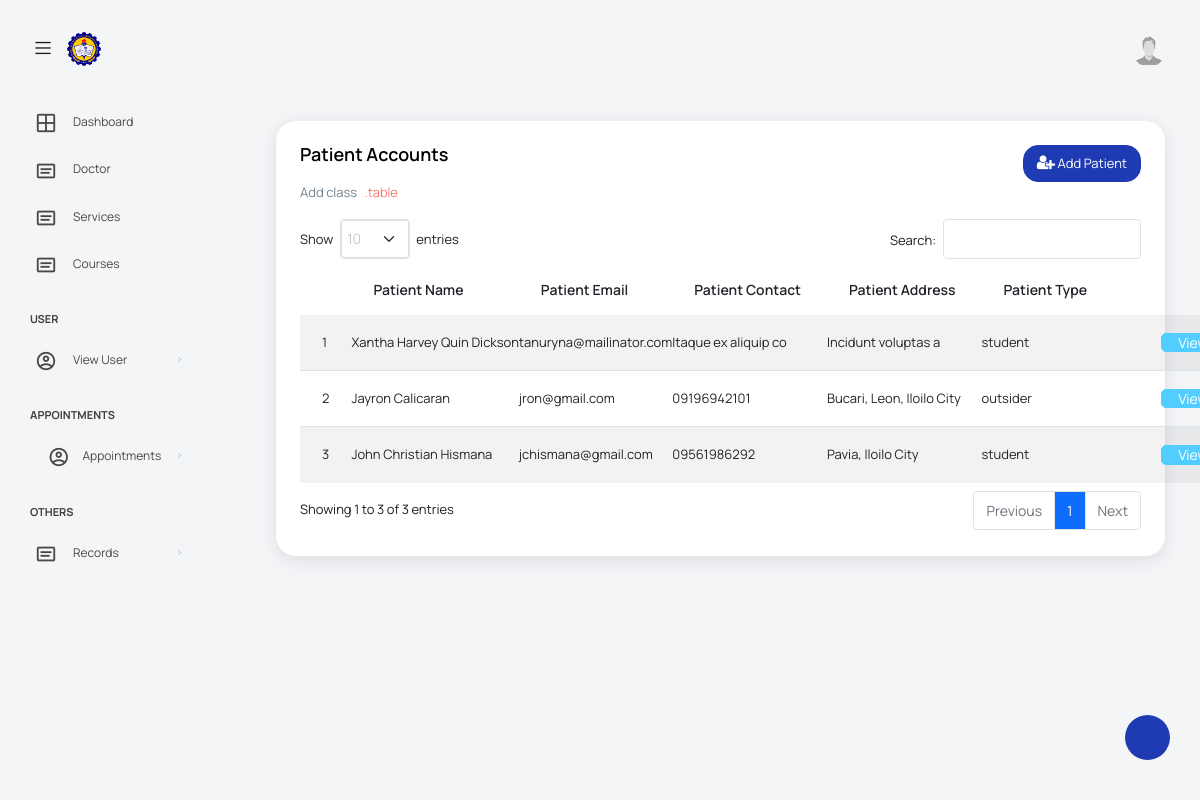
The page /views/ManagePatient.php on the database its author committed.
### tables this page shows
CREATE TABLE `patient` (
  `Patient_ID` int(13) NOT NULL,
  `Assistant_ID` int(13) DEFAULT NULL,
  `patientFname` varchar(30) DEFAULT NULL,
  `patientLname` varchar(30) DEFAULT NULL,
  `patientPassword` varchar(255) DEFAULT NULL,
  `patientContact` varchar(30) DEFAULT NULL,
  `patientEmail` varchar(60) DEFAULT NULL,
  `patientRole` varchar(10) DEFAULT NULL,
  `patientAddress` varchar(255) DEFAULT NULL,
  `patientBirthdate` date NOT NULL,
  `patientIDpicture` varchar(255) DEFAULT NULL,
  `patientProfilepicture` varchar(255) DEFAULT NULL,
  `patientStatus` int(2) DEFAULT NULL
);

### config/database.php (called while the page is built, shortened)
<?php
$host = "localhost";
$username = "root";
$password = "";
$database = "clinic";
$conn = mysqli_connect($host, $username, $password, $database);
function findAll($table, $orderBy = null)
{
    global $conn;
    $orderByClause = ($orderBy !== null) ? "ORDER BY " . key($orderBy) . " " . current($orderBy) : "";
    $stmt = $conn->prepare("SELECT * FROM $table $orderByClause");
    $stmt->execute();
    $result = $stmt->get_result();
    return $result->fetch_all(MYSQLI_ASSOC);
}

### views/ManagePatient.php (the view, shortened to what this page needs)
<?php require_once('assistantHeader.php'); ?>
<div class="col-lg-12 grid-margin stretch-card">
    <div class="card">
        <div class="card-body">
            <div class="d-flex justify-content-between">
                <h4 class="card-title">Patient Accounts</h4>
                <a href="RegisterPatient.php" class="btn btn-primary btn-sm"><i class="fa fa-user-plus"></i> Add Patient</a>
            </div>
            <p class="card-description">
                Add class <code>.table</code>
            </p>
            <div class="row mx-auto mt-3">
                <table class="table table-striped mx-auto" id="tables">
                    <thead>
                        <tr>
                            <th class=""></th>
                            <th>Patient Name</th>
                            <th>Patient Email</th>
                            <th>Patient Contact</th>
                            <th>Patient Address</th>
                            <th>Patient Type</th>
                            <th></th>
                            <th></th>
                        </tr>
                    </thead>
                    <tbody>
                        <?php
                        $patient = findAll('patient', ['Patient_ID' => 'DESC']);
                        $no = 1;
                        foreach ($patient as $row) :
                        ?>
                            <tr>
                                <td class=""><?php echo $no;
                                                $no++; ?></td>
                                <td class="px-0"><?= $row['patientFname'] . ' ' . $row['patientLname'] ?></td>
                                <td class="px-0"><?= $row['patientEmail'] ?></td>
                                <td class="px-0"><?= $row['patientContact'] ?></td>
                                <td class="px-0"><?= $row['patientAddress'] ?></td>
                                <td class="px-0"><?= $row['patientRole'] ?></td>
                                <td></td>
                                <?php if ($row['patientIDpicture'] == "Added") { ?>
                                    <td>Added</td>
                                <?php } else { ?>
                                    <td class="px-0"><button class="btn btn-info" data-bs-toggle="modal" data-bs-target="#viewID<?= $row['Patient_ID'] ?>">View ID</button></td>
                                <?php } ?>
                            </tr>
                        <?php endforeach; ?>
                    </tbody>
                </table>
            </div>
        </div>
    </div>
</div>
<?php require_once('footer.php'); ?>

### public/assets/css/datatable.css (style rules this page uses)
table.dataTable thead>tr>th.sorting,table.dataTable thead>tr>th.sorting_asc,table.dataTable thead>tr>th.sorting_desc,table.dataTable thead>tr>th.sorting_asc_disabled,table.dataTable thead>tr>th.sorting_desc_disabled,table.dataTable thead>tr>td.sorting,table.dataTable thead>tr>td.sorting_asc,table.dataTable thead>tr>td.sorting_desc,table.dataTable thead>tr>td.sorting_asc_disabled,table.dataTable thead>tr>td.sorting_desc_disabled { cursor:pointer;position:relative;padding-right:26px }
table.dataTable thead>tr>th.sorting:before,table.dataTable thead>tr>th.sorting:after,table.dataTable thead>tr>th.sorting_asc:before,table.dataTable thead>tr>th.sorting_asc:after,table.dataTable thead>tr>th.sorting_desc:before,table.dataTable thead>tr>th.sorting_desc:after,table.dataTable thead>tr>th.sorting_asc_disabled:before,table.dataTable thead>tr>th.sorting_asc_disabled:after,table.dataTable thead>tr>th.sorting_desc_disabled:before,table.dataTable thead>tr>th.sorting_desc_disabled:after,table.dataTable thead>tr>td.sorting:before,table.dataTable thead>tr>td.sorting:after,table.dataTable thead>tr>td.sorting_asc:before,table.dataTable thead>tr>td.sorting_asc:after,table.dataTable thead>tr>td.sorting_desc:before,table.dataTable thead>tr>td.sorting_desc:after,table.dataTable thead>tr>td.sorting_asc_disabled:before,table.dataTable thead>tr>td.sorting_asc_disabled:after,table.dataTable thead>tr>td.sorting_desc_disabled:before,table.dataTable thead>tr>td.sorting_desc_disabled:after { position:absolute;display:block;opacity:.125;right:10px;line-height:9px;font-size:.9em }
table.dataTable thead>tr>th.sorting:before,table.dataTable thead>tr>th.sorting_asc:before,table.dataTable thead>tr>th.sorting_desc:before,table.dataTable thead>tr>th.sorting_asc_disabled:before,table.dataTable thead>tr>th.sorting_desc_disabled:before,table.dataTable thead>tr>td.sorting:before,table.dataTable thead>tr>td.sorting_asc:before,table.dataTable thead>tr>td.sorting_desc:before,table.dataTable thead>tr>td.sorting_asc_disabled:before,table.dataTable thead>tr>td.sorting_desc_disabled:before { bottom:50%; content:"▴" }
table.dataTable thead>tr>th.sorting:after,table.dataTable thead>tr>th.sorting_asc:after,table.dataTable thead>tr>th.sorting_desc:after,table.dataTable thead>tr>th.sorting_asc_disabled:after,table.dataTable thead>tr>th.sorting_desc_disabled:after,table.dataTable thead>tr>td.sorting:after,table.dataTable thead>tr>td.sorting_asc:after,table.dataTable thead>tr>td.sorting_desc:after,table.dataTable thead>tr>td.sorting_asc_disabled:after,table.dataTable thead>tr>td.sorting_desc_disabled:after { top:50%;content:"▾" }
table.dataTable thead>tr>th.sorting_asc:before,table.dataTable thead>tr>th.sorting_desc:after,table.dataTable thead>tr>td.sorting_asc:before,table.dataTable thead>tr>td.sorting_desc:after { opacity:.6 }
table.dataTable thead th,table.dataTable thead td,table.dataTable tfoot th,table.dataTable tfoot td { text-align:left }
table.dataTable { clear:both;margin-top:6px !important;margin-bottom:6px !important;max-width:none !important;border-collapse:separate !important;border-spacing:0 }
table.dataTable td,table.dataTable th { -webkit-box-sizing:content-box;box-sizing:content-box }
table.dataTable.table-striped>tbody>tr:nth-of-type(2n+1)>* { box-shadow:none }
table.dataTable>tbody>tr { background-color:transparent }
table.dataTable.table-striped>tbody>tr.odd>* { box-shadow:inset 0 0 0 9999px rgba(0, 0, 0, 0.05) }

### rows shown on the page
patient: patientFname "Xantha Harvey", patientLname "Quin Dickson", patientEmail "tanuryna@mailinator.com", patientContact "Itaque ex aliquip co", patientAddress "Incidunt voluptas a", patientRole "student"
patient: patientFname "Jayron", patientLname "Calicaran", patientEmail "jron@gmail.com", patientContact "09196942101", patientAddress "Bucari, Leon, Iloilo City", patientRole "outsider"
patient: patientFname "John Christian", patientLname "Hismana", patientEmail "jchismana@gmail.com", patientContact "09561986292", patientAddress "Pavia, Iloilo City", patientRole "student"
